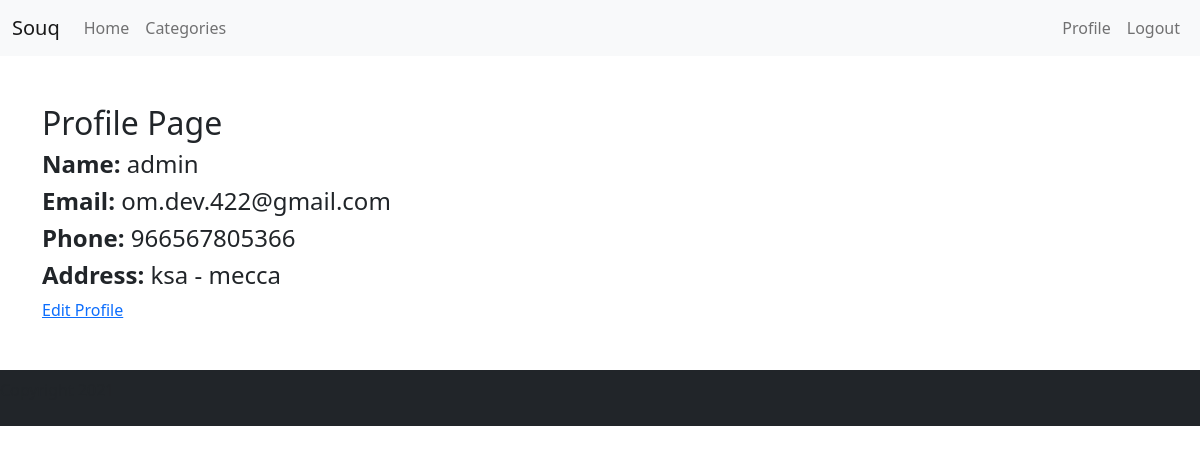
The app's page /accounts/profile (signed in) with its own data.
### accounts/models.py (models this page shows, shortened)
class Profile(models.Model):
    user = models.OneToOneField(User, on_delete=models.CASCADE, related_name='user_id')
    phone = models.CharField(max_length=15, blank=True, null=True)
    image = models.ImageField(_('Image'), upload_to = 'profile', blank=True, null=True)
    address = models.CharField(max_length=50, blank=True, null=True)
    country = CountryField()
    slug = models.SlugField(blank=True, null=True)
    join = models.DateTimeField(_("Join Date"), default= datetime.datetime.now)
    class Meta:
        verbose_name = _('Profile')
        verbose_name_plural = _('Profiles')

### accounts/views.py (the view)
# urls.py: path('profile', views.profile, name='profile_detail'),
def profile(request):
    user_profile = Profile.objects.get(user=request.user)
    return render(request, 'profile/profile.html', {'user_profile':user_profile})

### accounts/templates/profile/profile.html
{% extends 'base_generic.html' %}
{% block content %}
<div class="row">
    <div class="container">
        <h2>Profile Page</h2>
        <h4> <strong>Name:</strong> {{user_profile.user}}</h4>
        <h4> <strong>Email:</strong> {{user_profile.user.email}}</h4>
        <h4> <strong>Phone:</strong> {{user_profile.phone}}</h4>
        <h4> <strong>Address:</strong> {{user_profile.address}}</h4>
        <a class="link" href="{% url 'accounts:profile_edit' %}">Edit Profile</a>
    </div>
</div>
{% endblock content %}

### records on screen
Profile: user "admin", user.email "om.dev.422@gmail.com", phone "966567805366", address "ksa - mecca"
